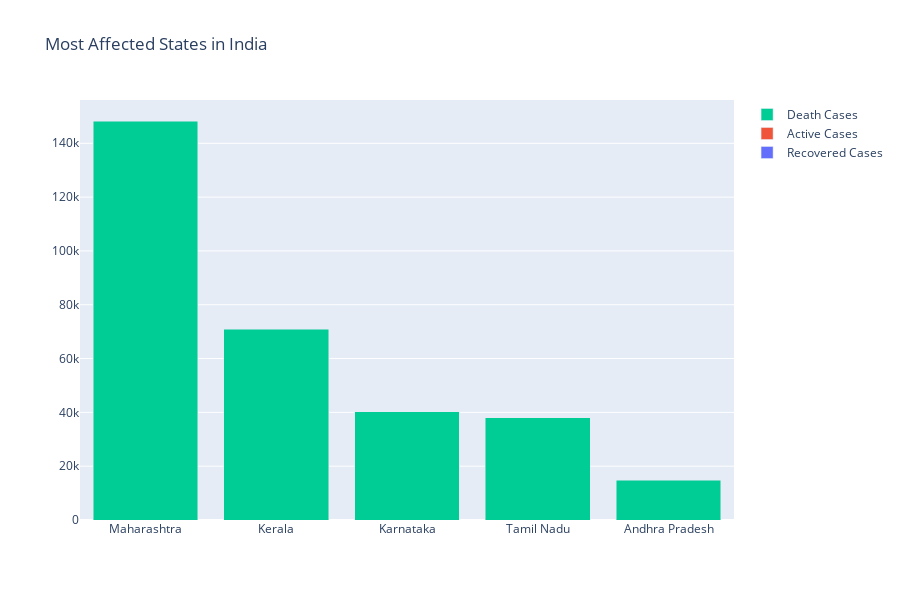

The code cell stored with this chart in its notebook:
### Code cell
# India
fig7 = go.Figure(data = [
    go.Bar(name = 'Recovered Cases', x = topstates_india['State'], y = topstates_india['Recovered']),
    go.Bar(name = 'Active Cases', x = topstates_india['State'], y = topstates_india['Active']),
    go.Bar(name = 'Death Cases', x = topstates_india['State'], y = topstates_india['Deaths'])
])
fig7.update_layout(title = 'Most Affected States in India', barmode = 'stack', height = 600)
fig7.show()

### Figure 1 — Plotly figure (JSON) as saved in the notebook; plotly's stock layout.template omitted (floating-point values rounded to 4 significant figures)
{"data": [{"name": "Recovered Cases", "type": "bar", "x": ["Maharashtra", "Kerala", "Karnataka", "Tamil Nadu", "Andhra Pradesh"], "y": [0, 0, 0, 0, 0]}, {"name": "Active Cases", "type": "bar", "x": ["Maharashtra", "Kerala", "Karnataka", "Tamil Nadu", "Andhra Pradesh"], "y": [0, 0, 0, 0, 0]}, {"name": "Death Cases", "type": "bar", "x": ["Maharashtra", "Kerala", "Karnataka", "Tamil Nadu", "Andhra Pradesh"], "y": [148285, 70904, 40258, 38038, 14733]}], "layout": {"barmode": "stack", "height": 600, "title": {"text": "Most Affected States in India"}}}
